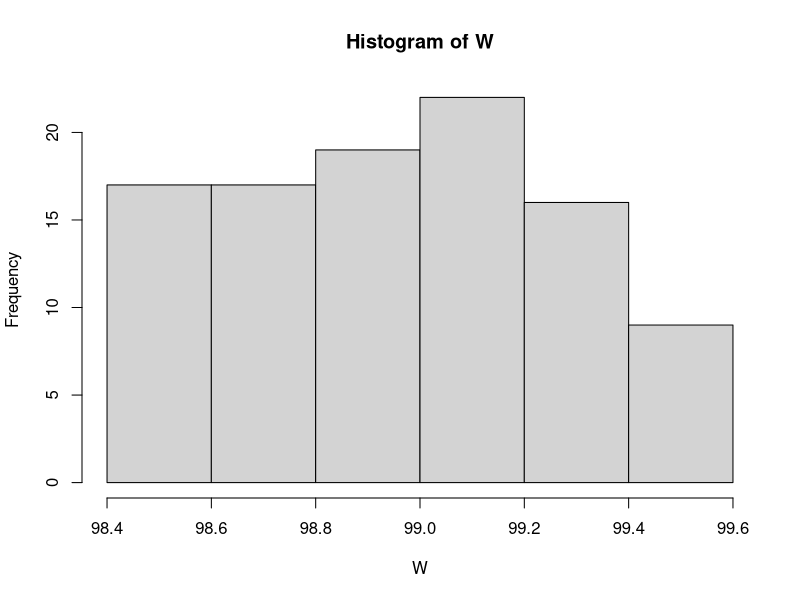

Source code (R):
#Code Describing ideas of Point Estimator and Confidence Interval
u=0
W=integer(length=100)
for(l in 1:100)
{
  k<-0
  for(i in 1:1000)  
  {  
    n<-100                              #Sample Size
    x<-rnorm(n, mean = 0, sd = 1)       #Sample from Gaussian Distribution
    mn<-mean(x)                         #Value of Test Statistic for mean Estimation
    #print(mn)
    confidence<-0.99                    #confidence interval
    a<-qnorm((confidence+1)/2,0,1)               
    if(mn>-1*(a/sqrt(n)) && mn<a/sqrt(n))           
    {
      k<-k+1
    }
  }
  u=u+k
  #print(k)
  W[l]=(k*100/1000)
}
print(u/1000)
hist(W)
